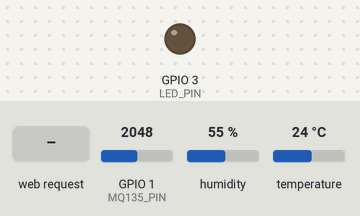
A sketch run on a simulated Seeed XIAO ESP32-S3. On the bench: output pins drawn as LEDs (lit = HIGH). Dashed ring = blinking. The inputs (shaded band) are chosen by the test bench; at power-on: GPIO 1 (MQ135_PIN) = 2048, humidity 55 %, temperature 24 °C (analog values on the 0–4095 scale). WiFi joins after 1.5 s; servers stay silent unless stated; what the sketch prints to the serial monitor is not drawn.

Above: at 9.7 s.
9.8 s: HTTP request GET /led?interval=1 received
At 11.1 s:
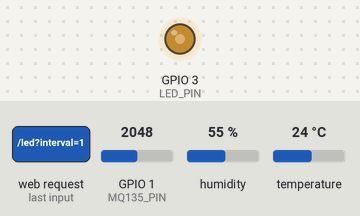
21.8 s: HTTP request GET /led?interval=0 received
At 22.8 s:
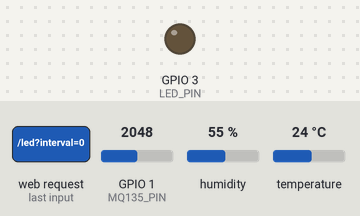
23.3 s: HTTP request GET /led?interval=120 received
At 23.39 s:
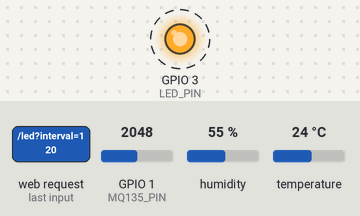
Timing chart, 0 to 32.8 s (numbered marks = the images above; inputs shaded):
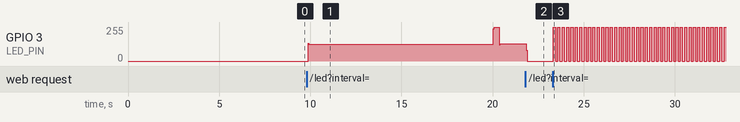

Measured:
- after the input at 9.8 s, GPIO 3 (LED_PIN): 0/255 → 126/255 after 0.08 s, → 255/255 10.2 s later, → 129/255 0.33 s later
- after the input at 21.8 s, GPIO 3 (LED_PIN): 129/255 → 0/255 after 0.05 s
- after the input at 23.3 s, GPIO 3 (LED_PIN): alternates 255/255 for 0.12 s and 0/255 for 0.12 s, starting at once

The sketch:

food_sense.ino
```cpp
#include <WiFi.h>
#include <ESPAsyncWebServer.h>
#include <DHT.h>
#include <ArduinoJson.h>
#include <ThingSpeak.h>   // ✅ Correct

/* --- CONFIGURATION --- */
const char* ssid = "Viswamohan";
const char* password = "Geeta1981@";

/* --- THINGSPEAK CLOUD SETTINGS --- */
unsigned long myChannelNumber = 3357764;         // REPLACE WITH YOUR CHANNEL ID
const char * myWriteAPIKey = "YID86KOKPB62YX7S"; // REPLACE WITH YOUR API KEY

/* --- XIAO ESP32-S3 PINS --- */
#define DHTPIN 2       // D1 pin on XIAO
#define DHTTYPE DHT11
#define MQ135_PIN 1    // A0 pin on XIAO
#define LED_PIN 3      // D2 pin on XIAO

/* --- CALIBRATION CONSTANTS --- */
#define RL_VALUE 10.0 // 10kOhm load resistor
#define RO_CLEAN_AIR_FACTOR 3.6

DHT dht(DHTPIN, DHTTYPE);
AsyncWebServer server(80);
WiFiClient client; // Needed for ThingSpeak

float R0 = 0;
unsigned long startTime = 0;
int baseGasProxy = 277;

// Non-Blocking Timers
unsigned long previousLedMillis = 0;
unsigned long previousThingSpeakMillis = 0;
int ledState = LOW;
int blinkInterval = 0;

// Helper: Calculate Resistance from raw ADC
float getResistance(int rawADC) {
  if (rawADC <= 0) return 0;
  return RL_VALUE * (4095.0 - rawADC) / float(rawADC);
}

// Helper: Temp/Humidity compensation
float getCorrectionFactor(float t, float h) {
  return -0.015 * (t - 20.0) - 0.005 * (h - 33.0) + 1.0;
}

/* --- THE ULTIMATE DASHBOARD (LIGHT/DARK) --- */
const char DASHBOARD_HTML[] PROGMEM = R"rawliteral(
<!DOCTYPE html>
<html lang="en" class="dark">
<head>
    <meta charset="UTF-8">
    <meta name="viewport" content="width=device-width, initial-scale=1.0">
    <title>FreshSense Intelligence</title>
    <script src="https://cdn.tailwindcss.com"></script>
    <script>tailwind.config = { darkMode: 'class' }</script>
    <style>
        @import url('https://fonts.googleapis.com/css2?family=Inter:wght@400;600;800&family=JetBrains+Mono:wght@500;800&display=swap');
        body { font-family: 'Inter', sans-serif; overflow-x: hidden; }
        .font-mono { font-family: 'JetBrains Mono', monospace; }
        .glass { backdrop-filter: blur(16px); -webkit-backdrop-filter: blur(16px); transition: all 0.5s ease; }
        .score-ring-bg { fill: none; stroke-width: 8; transition: stroke 0.5s ease; }
        .dark .score-ring-bg { stroke: #1e293b; }
        html:not(.dark) .score-ring-bg { stroke: #e2e8f0; }
        .score-ring-fill { fill: none; stroke-width: 8; stroke-linecap: round; transition: stroke-dashoffset 1s ease-out, stroke 0.5s; }
        .metric-bar-bg { border-radius: 9999px; height: 8px; width: 100%; overflow: hidden; margin-top: 8px; transition: background-color 0.5s ease; }
        .dark .metric-bar-bg { background: #1e293b; }
        html:not(.dark) .metric-bar-bg { background: #e2e8f0; }
        .metric-bar-fill { height: 100%; border-radius: 9999px; transition: width 1s ease-out, background-color 0.5s; }
    </style>
</head>
<body class="bg-gradient-to-br from-slate-50 to-slate-200 dark:from-slate-900 dark:to-slate-950 text-slate-900 dark:text-slate-100 min-h-screen flex items-center justify-center p-4 md:p-8 transition-colors duration-500">

    <div class="w-full max-w-4xl grid grid-cols-1 md:grid-cols-3 gap-6 relative z-10">
        <div class="md:col-span-3 flex flex-col md:flex-row justify-between items-center gap-4 mb-2">
            <div>
                <h1 class="text-3xl font-extrabold tracking-tight flex items-center gap-3">
                    🌿 FreshSense <span class="text-emerald-500">OS</span>
                </h1>
                <div class="flex items-center gap-2 mt-1">
                    <span id="connDot" class="w-2.5 h-2.5 rounded-full bg-emerald-500 animate-pulse shadow-[0_0_8px_rgba(16,185,129,0.8)]"></span>
                    <span id="connText" class="text-xs text-slate-500 dark:text-slate-400 font-mono font-bold tracking-wider">LIVE / CLOUD SYNCED</span>
                </div>
            </div>

            <div class="flex items-end gap-4 w-full md:w-auto">
                <div class="flex-grow md:w-56">
                    <label class="text-[10px] text-slate-500 dark:text-slate-400 uppercase tracking-widest font-bold mb-1 block">Active Food Profile</label>
                    <select id="foodType" class="w-full bg-white/80 dark:bg-slate-800/80 backdrop-blur-md border border-slate-300 dark:border-slate-600 rounded-lg p-2.5 text-sm text-slate-900 dark:text-white focus:ring-2 focus:ring-emerald-500 outline-none cursor-pointer shadow-sm transition-colors">
                        <option value="fruit">🍎 Fruits (Ethylene)</option>
                        <option value="milk">🥛 Dairy (Ammonia)</option>
                        <option value="meat">🍗 Meat (Sulfur/Methane)</option>
                    </select>
                </div>
                <button onclick="toggleTheme()" class="h-[42px] w-[42px] flex-shrink-0 flex items-center justify-center rounded-lg bg-white/80 dark:bg-slate-800/80 border border-slate-300 dark:border-slate-600 shadow-sm hover:bg-slate-100 dark:hover:bg-slate-700 transition-all focus:outline-none">
                    <span id="themeIcon" class="text-lg">☀️</span>
                </button>
            </div>
        </div>

        <div class="glass bg-gradient-to-b from-white/90 to-slate-50/90 dark:from-slate-800/90 dark:to-slate-800/50 rounded-2xl p-6 flex flex-col items-center justify-center md:col-span-1 relative overflow-hidden border border-white/40 dark:border-slate-700/50 shadow-xl dark:shadow-2xl">
            <h2 class="text-[10px] text-slate-400 dark:text-slate-500 uppercase tracking-widest font-bold absolute top-6 left-6">System Status</h2>
            <div class="relative w-48 h-48 mt-8 mb-4">
                <svg viewBox="0 0 100 100" class="w-full h-full transform -rotate-90">
                    <circle class="score-ring-bg" cx="50" cy="50" r="42"></circle>
                    <circle id="scoreRing" class="score-ring-fill" cx="50" cy="50" r="42" stroke-dasharray="264" stroke-dashoffset="0" stroke="#10b981"></circle>
                </svg>
                <div class="absolute inset-0 flex flex-col items-center justify-center">
                    <span id="scoreText" class="text-5xl font-extrabold font-mono text-slate-800 dark:text-white">100</span>
                    <span class="text-[10px] text-slate-400 uppercase tracking-widest mt-1">Score</span>
                </div>
            </div>
            <h3 id="statusText" class="text-2xl font-bold text-emerald-500 mb-1">Optimal ✅</h3>
            <p id="predictionText" class="text-xs text-slate-500 dark:text-slate-400 text-center px-4 font-medium">Condition stable. Safe for storage.</p>
        </div>

        <div class="md:col-span-2 grid grid-cols-1 sm:grid-cols-2 gap-4">
            <div class="glass bg-gradient-to-br from-white/80 to-slate-100/80 dark:from-slate-800/80 dark:to-slate-800/40 border border-white/40 dark:border-slate-700/50 rounded-2xl p-5 flex flex-col justify-between shadow-lg">
                <div class="flex justify-between items-start mb-4">
                    <span class="text-xs text-slate-500 dark:text-slate-400 uppercase tracking-widest font-bold">Temperature</span>
                    <span class="text-xl drop-shadow-md">🌡️</span>
                </div>
                <div>
                    <div class="flex items-baseline gap-1">
                        <span id="temp" class="text-4xl font-extrabold font-mono text-slate-800 dark:text-white">0.0</span>
                        <span class="text-slate-400 font-mono text-sm">°C</span>
                    </div>
                    <div class="metric-bar-bg"><div id="tempBar" class="metric-bar-fill bg-blue-500 shadow-[0_0_10px_rgba(59,130,246,0.5)]" style="width: 0%"></div></div>
                </div>
            </div>

            <div class="glass bg-gradient-to-br from-white/80 to-slate-100/80 dark:from-slate-800/80 dark:to-slate-800/40 border border-white/40 dark:border-slate-700/50 rounded-2xl p-5 flex flex-col justify-between shadow-lg">
                <div class="flex justify-between items-start mb-4">
                    <span class="text-xs text-slate-500 dark:text-slate-400 uppercase tracking-widest font-bold">Relative Humidity</span>
                    <span class="text-xl drop-shadow-md">💧</span>
                </div>
                <div>
                    <div class="flex items-baseline gap-1">
                        <span id="hum" class="text-4xl font-extrabold font-mono text-slate-800 dark:text-white">0</span>
                        <span class="text-slate-400 font-mono text-sm">%</span>
                    </div>
                    <div class="metric-bar-bg"><div id="humBar" class="metric-bar-fill bg-cyan-500 shadow-[0_0_10px_rgba(6,182,212,0.5)]" style="width: 0%"></div></div>
                </div>
            </div>

            <div class="glass bg-gradient-to-br from-white/80 to-slate-100/80 dark:from-slate-800/80 dark:to-slate-800/40 border border-white/40 dark:border-slate-700/50 rounded-2xl p-5 flex flex-col justify-between sm:col-span-2 shadow-lg">
                <div class="flex justify-between items-start mb-2">
                    <span class="text-xs text-slate-500 dark:text-slate-400 uppercase tracking-widest font-bold">Gas Emission Index (MQ-135)</span>
                    <span id="ledStatus" class="text-[10px] font-mono font-bold text-slate-500 bg-slate-200/50 dark:bg-slate-900/50 border border-slate-300 dark:border-slate-700 px-2 py-1 rounded transition-colors">LED: OFF</span>
                </div>
                <div class="flex items-end justify-between">
                    <div>
                        <div class="flex items-baseline gap-2">
                            <span class="text-slate-400 dark:text-slate-500 font-mono text-lg">+</span>
                            <span id="gasDev" class="text-5xl font-extrabold font-mono text-emerald-500 transition-colors">0</span>
                            <span class="text-slate-400 dark:text-slate-500 font-mono text-xs ml-2 uppercase tracking-widest">PPM Proxy</span>
                        </div>
                    </div>
                    <div class="text-right">
                        <p class="text-[10px] text-slate-400 dark:text-slate-500 uppercase tracking-widest">Base R0</p>
                        <p id="r0val" class="text-sm font-mono font-bold text-slate-500 dark:text-slate-400">--</p>
                    </div>
                </div>
                <div class="metric-bar-bg mt-4"><div id="gasBar" class="metric-bar-fill bg-emerald-500 shadow-[0_0_10px_rgba(16,185,129,0.5)] transition-colors" style="width: 0%"></div></div>
            </div>
        </div>
    </div>

    <div class="fixed top-[-10%] left-[-10%] w-96 h-96 bg-emerald-500/10 dark:bg-emerald-500/5 rounded-full blur-3xl pointer-events-none"></div>
    <div class="fixed bottom-[-10%] right-[-10%] w-96 h-96 bg-blue-500/10 dark:bg-blue-500/5 rounded-full blur-3xl pointer-events-none"></div>

    <script>
        function toggleTheme() {
            const html = document.documentElement;
            html.classList.toggle('dark');
            document.getElementById('themeIcon').innerText = html.classList.contains('dark') ? '☀️' : '🌙';
        }

        const profiles = {
            fruit: { maxDev: 1500, timeDecay: 0.5 }, milk: { maxDev: 800, timeDecay: 1.0 }, meat: { maxDev: 400, timeDecay: 2.0 }
        };
        let currentLedInterval = -1;

        function updateLogic() {
            fetch('/data').then(res => res.json()).then(data => {
                document.getElementById('connDot').className = "w-2.5 h-2.5 rounded-full bg-emerald-500 animate-pulse shadow-[0_0_8px_rgba(16,185,129,0.8)]";
                document.getElementById('connText').innerText = "LIVE / CLOUD SYNCED";

                const food = document.getElementById('foodType').value;
                const profile = profiles[food];

                let deviation = data.gasDev - data.baseGas;
                if (deviation < 0) deviation = 0;

                let gasImpact = (deviation / profile.maxDev) * 100;
                let timeHours = data.uptime / 3600;
                let score = Math.round(Math.max(0, Math.min(100, 100 - gasImpact - (timeHours * profile.timeDecay))));

                document.getElementById('temp').innerText = parseFloat(data.temp).toFixed(1);
                document.getElementById('hum').innerText = Math.round(data.hum);
                document.getElementById('gasDev').innerText = Math.round(deviation);
                document.getElementById('r0val').innerText = data.r0;
                document.getElementById('scoreText').innerText = score;

                // UI Status Update...
                const statusEl = document.getElementById('statusText'), predEl = document.getElementById('predictionText');
                const ring = document.getElementById('scoreRing'), ledDisplay = document.getElementById('ledStatus');
                const gasValText = document.getElementById('gasDev');

                ring.style.strokeDashoffset = 264 - (score / 100 * 264);
                let targetInterval = 0;

                if (score >= 85) {
                    statusEl.innerText = "Optimal ✅"; statusEl.className = "text-2xl font-bold text-emerald-500 mb-1";
                    gasValText.className = "text-5xl font-extrabold font-mono text-emerald-500 transition-colors";
                    ring.style.stroke = "#10b981"; predEl.innerText = "Condition stable. Safe for storage.";
                    targetInterval = 0; ledDisplay.innerText = "LED: OFF (Fresh)";
                    ledDisplay.className = "text-[10px] font-mono font-bold text-emerald-600 dark:text-emerald-400 bg-emerald-100/50 dark:bg-emerald-900/30 border border-emerald-200 dark:border-emerald-800 px-2 py-1 rounded transition-colors";
                } else if (score >= 50) {
                    statusEl.innerText = "Warning ⚠️"; statusEl.className = "text-2xl font-bold text-amber-500 mb-1";
                    gasValText.className = "text-5xl font-extrabold font-mono text-amber-500 transition-colors";
                    ring.style.stroke = "#f59e0b";
                    let hoursLeft = Math.max(1, Math.round((score - 50) / (profile.timeDecay * 2 + (deviation/100))));
                    predEl.innerText = `Spoilage accelerating. Consume within ~${hoursLeft} hrs.`;
                    targetInterval = 1000; ledDisplay.innerText = "LED: SLOW BLINK (Spoiling)";
                    ledDisplay.className = "text-[10px] font-mono font-bold text-amber-600 dark:text-amber-400 bg-amber-100/50 dark:bg-amber-900/30 border border-amber-200 dark:border-amber-800 px-2 py-1 rounded transition-colors";
                } else {
                    statusEl.innerText = "Critical ❌"; statusEl.className = "text-2xl font-bold text-red-500 mb-1";
                    gasValText.className = "text-5xl font-extrabold font-mono text-red-500 transition-colors";
                    ring.style.stroke = "#ef4444";
                    if ((deviation / profile.maxDev) * 100 > 95) {
                        predEl.innerText = "CRITICAL: Extreme gas levels detected!"; targetInterval = 100; ledDisplay.innerText = "LED: VERY FAST (Critical)";
                    } else {
                        predEl.innerText = "Unsafe gas limits exceeded. Discard."; targetInterval = 300; ledDisplay.innerText = "LED: FAST BLINK (Spoiled)";
                    }
                    ledDisplay.className = "text-[10px] font-mono font-bold text-red-600 dark:text-red-400 bg-red-100/50 dark:bg-red-900/30 border border-red-200 dark:border-red-800 px-2 py-1 rounded animate-pulse transition-colors";
                }

                if(targetInterval !== currentLedInterval) {
                    currentLedInterval = targetInterval;
                    fetch(`/led?interval=${currentLedInterval}`);
                }
            }).catch(e => {
                document.getElementById('connDot').className = "w-2.5 h-2.5 rounded-full bg-red-500 shadow-[0_0_8px_rgba(239,68,68,0.8)]";
                document.getElementById('connText').innerText = "CONNECTION LOST";
            });
        }
        setInterval(updateLogic, 2000); setTimeout(updateLogic, 500);
    </script>
</body>
</html>
)rawliteral";

/* --- ESP32 LOGIC --- */
void setup() {
  Serial.begin(115200);

  pinMode(LED_PIN, OUTPUT);
  digitalWrite(LED_PIN, LOW);
  delay(2000);

  dht.begin();
  analogReadResolution(12);

  Serial.println("\n--- FreshSense Pro Booting ---");
  Serial.println("Warming up MQ135...");

  float rsSum = 0;
  float t = dht.readTemperature();
  float h = dht.readHumidity();
  if(isnan(t)) { t = 25.0; h = 50.0; }
  float correction = getCorrectionFactor(t, h);

  for(int i = 0; i < 50; i++) {
    int raw = analogRead(MQ135_PIN);
    float rs = getResistance(raw);
    rsSum += (rs / correction);
    delay(100);
  }

  R0 = (rsSum / 50.0) / RO_CLEAN_AIR_FACTOR;
  startTime = millis();

  // --- WiFi Setup ---
  WiFi.begin(ssid, password);
  Serial.print("Connecting to WiFi");
  while (WiFi.status() != WL_CONNECTED) { delay(500); Serial.print("."); }
  Serial.println("\nReady! Dashboard Link: http://" + WiFi.localIP().toString());

  // --- Initialize ThingSpeak ---
  ThingSpeak.begin(client);

  // --- Web Server Routes ---
  server.on("/", HTTP_GET, [](AsyncWebServerRequest *request){
    request->send_P(200, "text/html", DASHBOARD_HTML);
  });

  server.on("/data", HTTP_GET, [](AsyncWebServerRequest *request){
    float t = dht.readTemperature();
    float h = dht.readHumidity();
    int currentGasRaw = analogRead(MQ135_PIN);

    if(isnan(t)) { t = 25.0; h = 50.0; }

    float correction = getCorrectionFactor(t, h);
    float Rs = getResistance(currentGasRaw) / correction;
    float gasPPM_proxy = (Rs > 0) ? (R0 / Rs) * 1000 : 0;

    StaticJsonDocument<256> doc;
    doc["temp"] = String(t, 1);
    doc["hum"] = String(h, 0);
    doc["gasDev"] = gasPPM_proxy;
    doc["baseGas"] = baseGasProxy;
    doc["r0"] = String(R0, 2);
    doc["uptime"] = (millis() - startTime) / 1000;

    String json;
    serializeJson(doc, json);
    request->send(200, "application/json", json);
  });

  server.on("/led", HTTP_GET, [](AsyncWebServerRequest *request){
    if(request->hasParam("interval")){
      blinkInterval = request->getParam("interval")->value().toInt();
      if(blinkInterval == 0) {
        ledState = LOW;
        digitalWrite(LED_PIN, ledState);
      }
    }
    request->send(200, "text/plain", "OK");
  });

  server.begin();
}

void loop() {
  unsigned long currentMillis = millis();

  // 1. Non-Blocking LED Blink Logic
  if (blinkInterval > 0) {
    if (currentMillis - previousLedMillis >= blinkInterval) {
      previousLedMillis = currentMillis;
      ledState = (ledState == LOW) ? HIGH : LOW;
      digitalWrite(LED_PIN, ledState);
    }
  }

  // 2. Non-Blocking ThingSpeak Cloud Sync (Every 20 Seconds)
  if (currentMillis - previousThingSpeakMillis >= 20000) {
    previousThingSpeakMillis = currentMillis;

    // Read Data for Cloud
    float t = dht.readTemperature();
    float h = dht.readHumidity();
    int raw = analogRead(MQ135_PIN);

    if(!isnan(t)) {
      float correction = getCorrectionFactor(t, h);
      float Rs = getResistance(raw) / correction;
      float gasPPM_proxy = (Rs > 0) ? (R0 / Rs) * 1000 : 0;
      float deviation = gasPPM_proxy - baseGasProxy;
      if(deviation < 0) deviation = 0;

      // Map to ThingSpeak Fields
      ThingSpeak.setField(1, t);
      ThingSpeak.setField(2, h);
      ThingSpeak.setField(3, deviation);

      // Send to Cloud
      int responseCode = ThingSpeak.writeFields(myChannelNumber, myWriteAPIKey);

      if(responseCode == 200){
        Serial.println("Cloud Sync: Success");
      } else {
        Serial.print("Cloud Sync: Failed (Error ");
        Serial.print(responseCode);
        Serial.println(")");
      }
    }
  }
}
```
